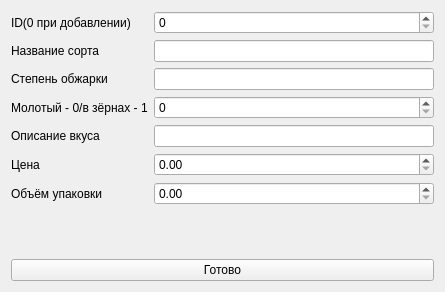
<?xml version="1.0" encoding="UTF-8"?>
<ui version="4.0">
 <class>addEditForm</class>
 <widget class="QWidget" name="addEditForm">
  <property name="geometry">
   <rect>
    <x>0</x>
    <y>0</y>
    <width>445</width>
    <height>292</height>
   </rect>
  </property>
  <property name="windowTitle">
   <string>Кофе - Добавить/Изменить элемент</string>
  </property>
  <layout class="QVBoxLayout" name="verticalLayout">
   <item>
    <layout class="QFormLayout" name="formLayout">
     <item row="0" column="0">
      <widget class="QLabel" name="label">
       <property name="text">
        <string>ID(0 при добавлении)</string>
       </property>
      </widget>
     </item>
     <item row="1" column="0">
      <widget class="QLabel" name="label_2">
       <property name="text">
        <string>Название сорта</string>
       </property>
      </widget>
     </item>
     <item row="1" column="1">
      <widget class="QLineEdit" name="sort_edit"/>
     </item>
     <item row="2" column="1">
      <widget class="QLineEdit" name="degree_edit"/>
     </item>
     <item row="2" column="0">
      <widget class="QLabel" name="label_3">
       <property name="text">
        <string>Степень обжарки</string>
       </property>
      </widget>
     </item>
     <item row="3" column="0">
      <widget class="QLabel" name="label_4">
       <property name="text">
        <string>Молотый - 0/в зёрнах - 1</string>
       </property>
      </widget>
     </item>
     <item row="4" column="0">
      <widget class="QLabel" name="label_5">
       <property name="text">
        <string>Описание вкуса</string>
       </property>
      </widget>
     </item>
     <item row="4" column="1">
      <widget class="QLineEdit" name="flavor_edit"/>
     </item>
     <item row="5" column="0">
      <widget class="QLabel" name="label_6">
       <property name="text">
        <string>Цена</string>
       </property>
      </widget>
     </item>
     <item row="5" column="1">
      <widget class="QDoubleSpinBox" name="price_box">
       <property name="minimum">
        <double>0.000000000000000</double>
       </property>
       <property name="maximum">
        <double>100000000000000001097906362944045541740492309677311846336810682903157585404911491537163328978494688899061249669721172515611590283743140088328307009198146046031271664502933027185697489699588559043338384466165001178426897626212945177628091195786707458122783970171784415105291802893207873272974885715430223118336.000000000000000</double>
       </property>
      </widget>
     </item>
     <item row="6" column="0">
      <widget class="QLabel" name="label_7">
       <property name="text">
        <string>Объём упаковки</string>
       </property>
      </widget>
     </item>
     <item row="6" column="1">
      <widget class="QDoubleSpinBox" name="volume_box">
       <property name="minimum">
        <double>0.000000000000000</double>
       </property>
       <property name="maximum">
        <double>1000000000000000032841562489204926078987012566359611695512313426258747006898787995544001315627727412683949504784322435578648490634211491840.000000000000000</double>
       </property>
       <property name="singleStep">
        <double>0.500000000000000</double>
       </property>
      </widget>
     </item>
     <item row="0" column="1">
      <widget class="QSpinBox" name="id_box">
       <property name="maximum">
        <number>99999999</number>
       </property>
      </widget>
     </item>
     <item row="3" column="1">
      <widget class="QSpinBox" name="spinBox">
       <property name="maximum">
        <number>1</number>
       </property>
      </widget>
     </item>
    </layout>
   </item>
   <item>
    <widget class="QPushButton" name="submit_btn">
     <property name="styleSheet">
      <string notr="true"/>
     </property>
     <property name="text">
      <string>Готово</string>
     </property>
    </widget>
   </item>
  </layout>
 </widget>
 <resources/>
 <connections/>
</ui>
